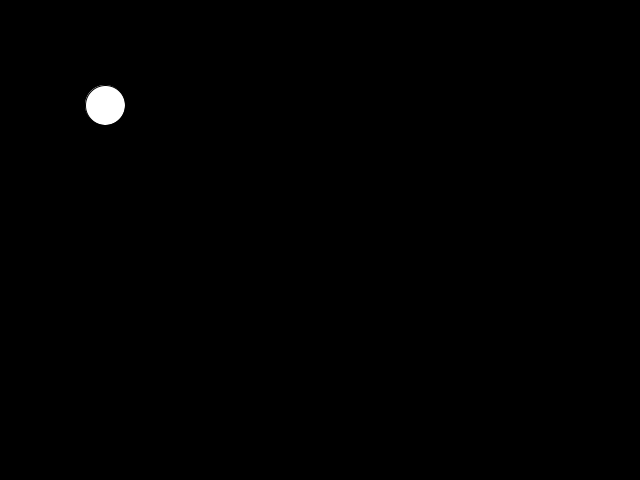
Frame 1 (no input)
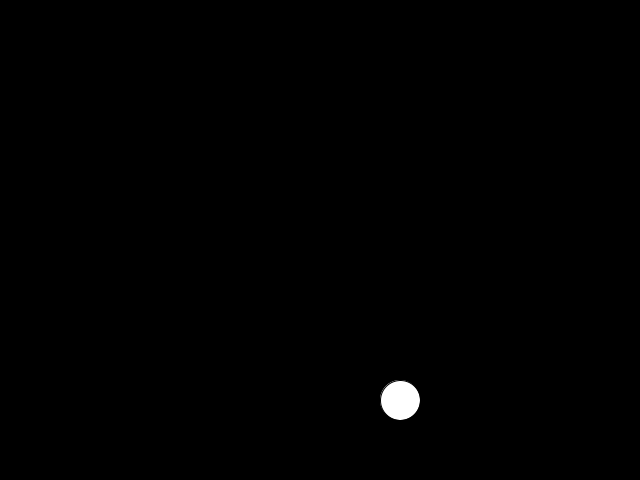
Frame 60 (the mouse pressed at the canvas centre just before this capture)
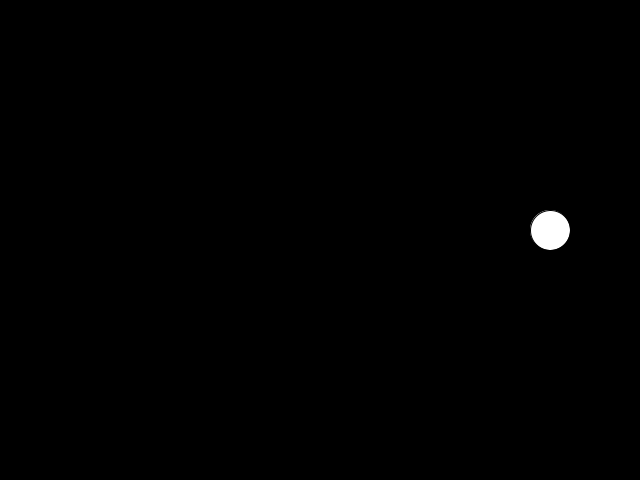
Frame 120 (the mouse held since frame 60 and released just before this capture)

The Processing sketch that drew these frames (run headless with seeded random() and noise(); from frame 60 on, the mouse is pressed at the canvas centre):

// Processing sketch: Bouncer
// ── Bouncer.pde
//Code written by Selcuk ARTUT
//Course material for VA345 Creative Coding @ Sabanci University 2017
//Bouncing Ball

int xCoor = 100; //initial x Position
int dx = 5; //x speed
int yCoor = 100; //initial y Position
int dy = 5; //y speed
int directionX = 1;
int directionY = 1;
int eDim = 40;

void setup() {
  size(640, 480);
}
void draw() {
  background(0);
  
  //direction reverses when the ball reaches to boundarier
  if (xCoor>width-eDim*0.5) {
    directionX = -1;
  }
  if (xCoor<eDim*0.5) {
    directionX = 1;
  }
  xCoor = xCoor + dx * directionX;
  
  if (yCoor>height-eDim*0.5) {
    directionY = -1;
  }
  if (yCoor<eDim*0.5) {
    directionY = 1;
  }
  yCoor = yCoor + dy * directionY;
  
  ellipse(xCoor, yCoor, eDim, eDim);
}
